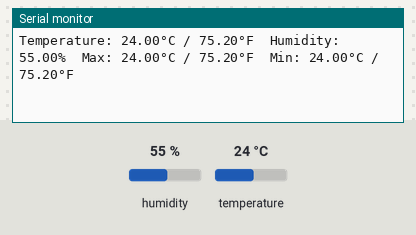
The sketch below on a simulated Arduino Uno, built with avr-gcc and run on an emulated ATmega328P. Parts: the last lines printed to the serial monitor. Inputs (shaded band) come from the test bench; at power-on: humidity 55 %, temperature 24 °C.

Above: at 4.8 s.
4.9 s: humidity set to 22 %
At 6.9 s:
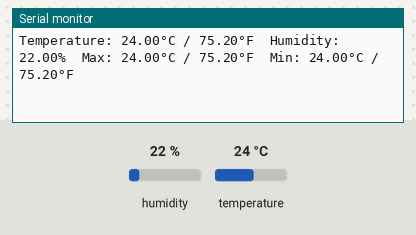
7.9 s: temperature set to 12 °C
At 8.8 s:
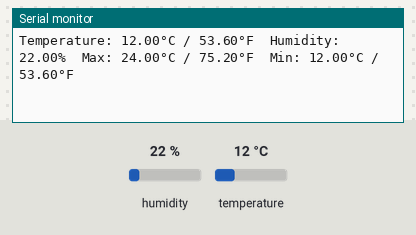
10.9 s: humidity set to 40 %
At 12.6 s:
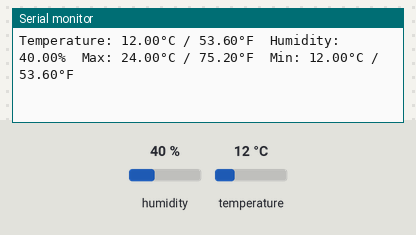
Timing chart, 0 to 14.1 s (numbered marks = the images above; inputs shaded):
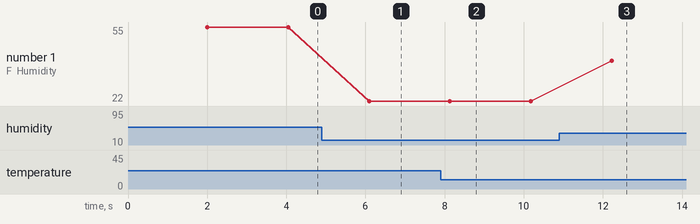

Measured:
- after the input at 4.9 s, the serial monitor: prints a new line after 1.2 s (image 1)
- after the input at 7.9 s, the serial monitor: prints a new line after 0.23 s (image 2)
- after the input at 10.9 s, the serial monitor: prints a new line after 1.3 s (image 3)
- plotted number 1: 55 → 22 after the input at 4.9 s, 22 → 40 after the input at 10.9 s

The sketch:

IOT_10_DHT.ino
```cpp
#include <DHT.h>

#define DHTPIN 2     // Pin where the DHT11/22 sensor is connected
#define DHTTYPE DHT22   // DHT 22  (AM2302)

DHT dht(DHTPIN, DHTTYPE);

float maxTemperature = -1000; // Initial value for max temperature
float minTemperature = 1000; // Initial value for min temperature

void setup() {
  Serial.begin(9600);
  dht.begin();
}

void loop() {
  delay(2000);  // Delay between sensor readings

  float temperatureCelsius = dht.readTemperature(); // Read temperature as Celsius
  float temperatureFahrenheit = (temperatureCelsius * 9 / 5) + 32; // Convert Celsius to Fahrenheit
  float humidity = dht.readHumidity(); // Read humidity

  // Check if any reads failed and exit early (to try again).
  if (isnan(temperatureCelsius) || isnan(humidity)) {
    Serial.println("Failed to read from DHT sensor!");
    return;
  }

  // Update max and min temperatures
  if (temperatureCelsius > maxTemperature) {
    maxTemperature = temperatureCelsius;
  }
  if (temperatureCelsius < minTemperature) {
    minTemperature = temperatureCelsius;
  }

  // Print temperature in Celsius and Fahrenheit, humidity, and max/min temperatures
  Serial.print("Temperature: ");
  Serial.print(temperatureCelsius);
  Serial.print("°C / ");
  Serial.print(temperatureFahrenheit);
  Serial.print("°F\tHumidity: ");
  Serial.print(humidity);
  Serial.print("%\tMax: ");
  Serial.print(maxTemperature);
  Serial.print("°C / ");
  Serial.print((maxTemperature * 9 / 5) + 32);
  Serial.print("°F\tMin: ");
  Serial.print(minTemperature);
  Serial.print("°C / ");
  Serial.print((minTemperature * 9 / 5) + 32);
  Serial.println("°F");
}
```
